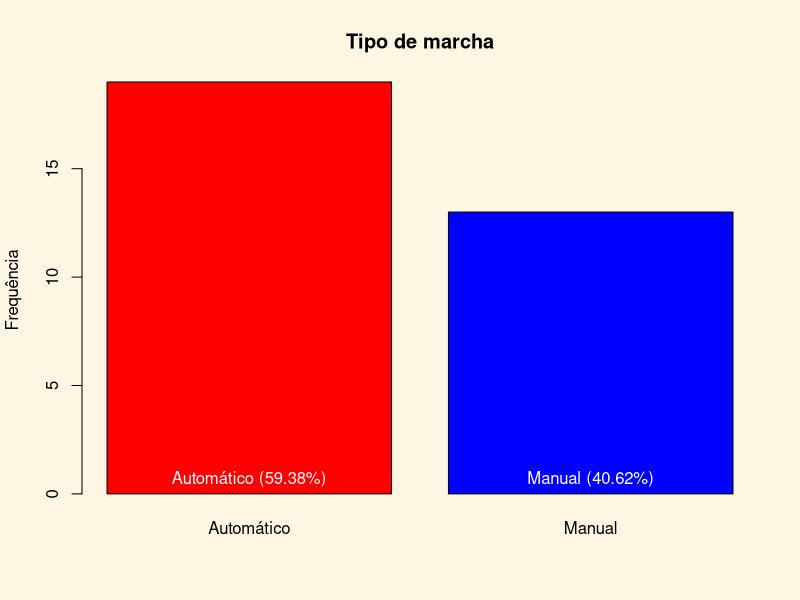
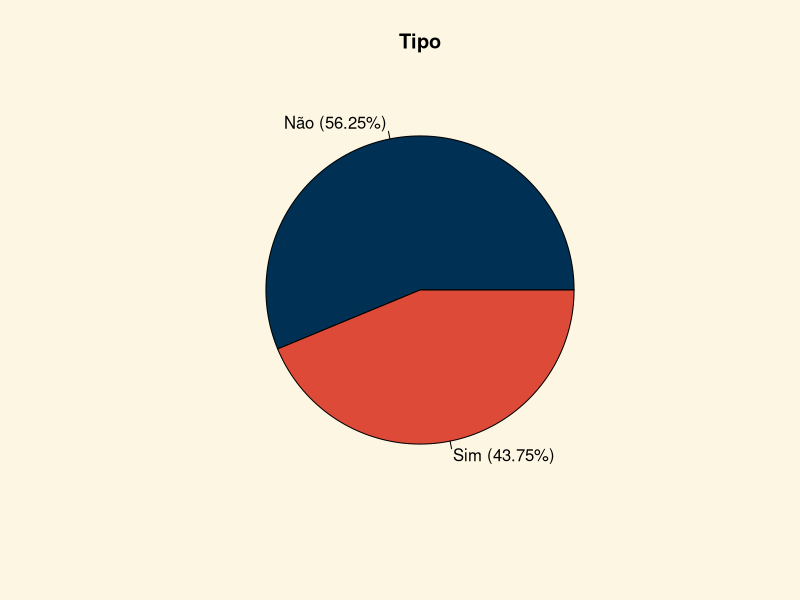
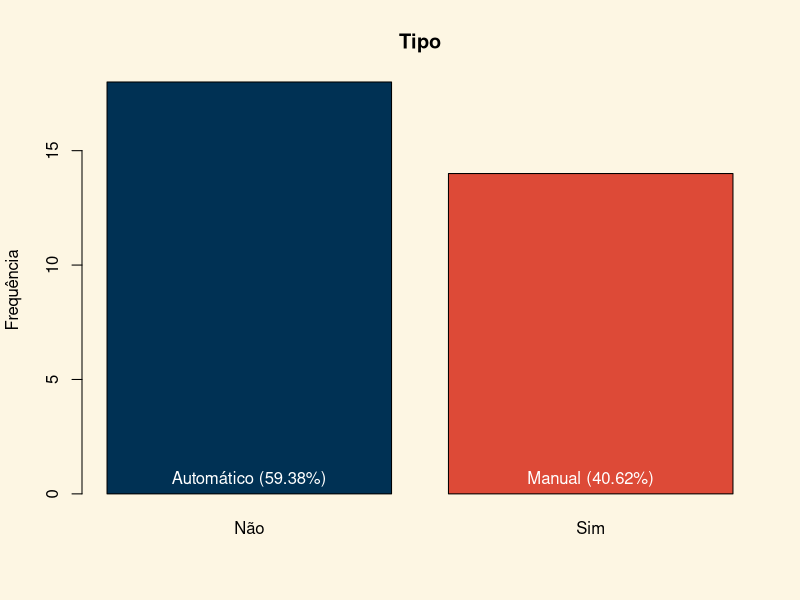
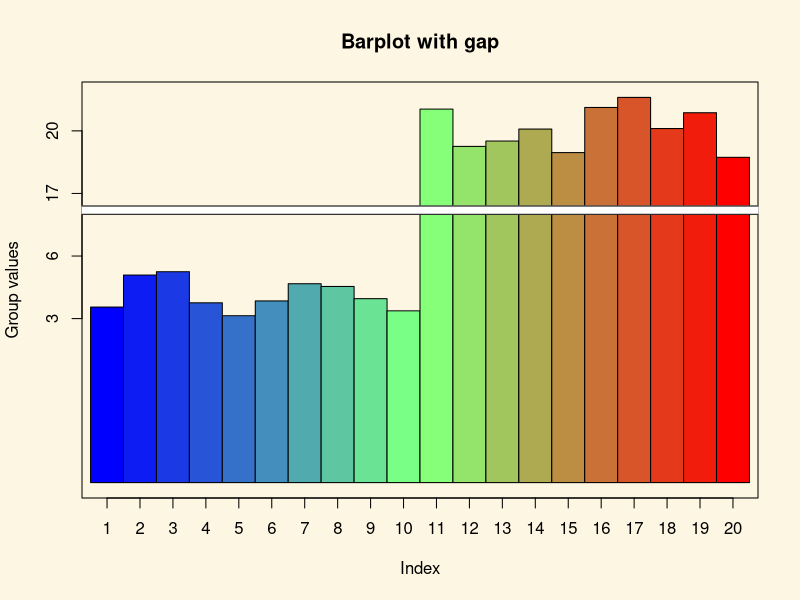
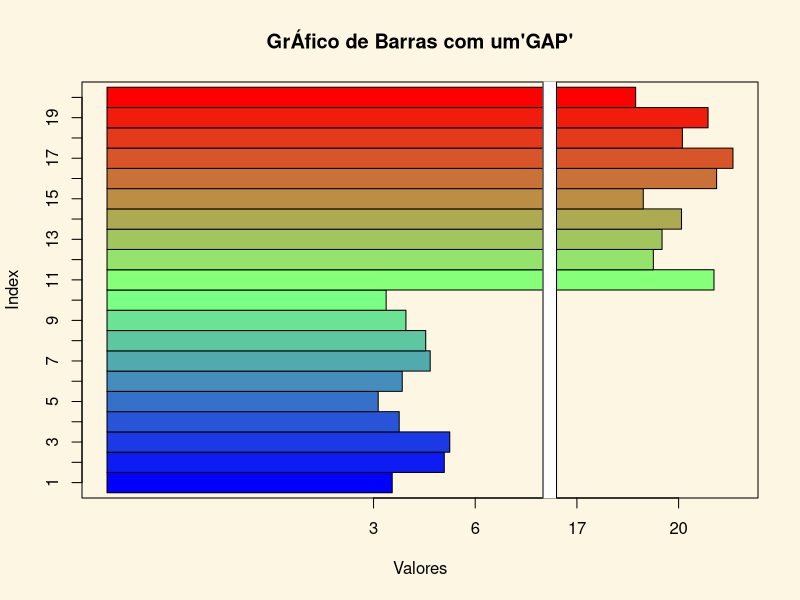
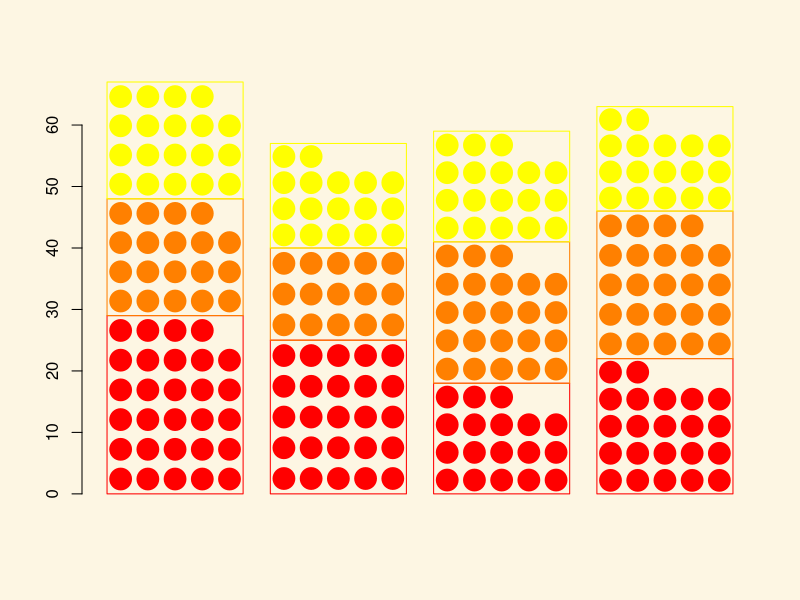

Source code (R) for these figures, in order:
## ---- chunk 1
knitr::opts_chunk$set(echo = TRUE)
require(RcmdrMisc)
## ---- chunk 2
data(mtcars)
mtcars <- within(mtcars, {
  am <- factor(am, labels=c('Automático','Manual'))
})
mtcars <- within(mtcars, {
  vs <- factor(vs, labels=c('Não','Sim'))
})
par(bg="#fdf6e3") 

contagem = table(mtcars$am)
nomes = levels(mtcars$am)
porcent = round(contagem/sum(contagem)*100,2)
rotulo=paste(nomes," (",porcent,"%",")",sep="")
barras<-barplot(table(mtcars$am), ylab="Frequência", main="Tipo de marcha", col=c("red","blue"))
text(barras, 0, rotulo,cex=1,pos=3,col ="#ffffff")

contagem2 = table(mtcars$vs)
nomes2 = levels(mtcars$vs)
porcent2 = round(contagem2/sum(contagem2)*100,2)
rotulo2=paste(nomes2," (",porcent2,"%",")",sep="")
pie(table(mtcars$vs),labels=rotulo2, main="Tipo", col=c("#003154","#dd4a37"))
barras2<-barplot(table(mtcars$vs), ylab="Frequência", main="Tipo", col=c("#003154","#dd4a37"))
text(barras2, 0, rotulo,cex=1,pos=3,col ="#ffffff")

## ---- chunk 3
library(RColorBrewer)
par(bg="#fdf6e3") 
#display.brewer.all()
COR<-brewer.pal(4,"Dark2")
#COR

library(plotrix)
twogrp<-c(rnorm(10)+4,rnorm(10)+20)
 gap.barplot(twogrp,gap=c(8,16),xlab="Index",ytics=c(3,6,17,20),
  ylab="Group values",main="Barplot with gap")
gap.barplot(twogrp,gap=c(8,16),xlab="Index",ytics=c(3,6,17,20),
  ylab="Valores",horiz=TRUE,main="GrÁfico de Barras com um'GAP'")

 set.seed(1001)
 bvals <- matrix(rpois(12,20),nrow=3)
 b <- symbolbarplot(bvals)

mtcars$FaixaHP <- with(mtcars, bin.var(hp, bins=4, method='natural', 
  labels=c('Baxissímo HP','Baixo HP','Alto HP','Altíssimo HP')))
dados<-data.frame(table(mtcars$FaixaHP))

## ---- chunk 4

library(ggplot2)
## ---- chunk 5
dados = data.frame(round(contagem/sum(contagem)*100,2))
dados <- within(dados, {
  Var1 <- factor(Var1, labels=c('Automático','Manual'))
})
attach(dados)
dados <- dados[order(Freq),] 
detach(dados)
